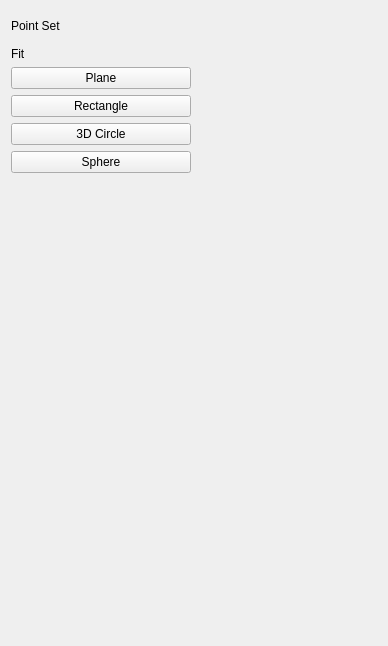
<?xml version="1.0" encoding="UTF-8"?>
<ui version="4.0">
 <class>FittingToolBoxControls</class>
 <widget class="QWidget" name="FittingToolBoxControls">
  <property name="geometry">
   <rect>
    <x>0</x>
    <y>0</y>
    <width>388</width>
    <height>646</height>
   </rect>
  </property>
  <property name="minimumSize">
   <size>
    <width>0</width>
    <height>0</height>
   </size>
  </property>
  <property name="windowTitle">
   <string>QmitkTemplate</string>
  </property>
  <layout class="QGridLayout" name="gridLayout_2">
   <item row="2" column="0">
    <spacer name="verticalSpacer">
     <property name="orientation">
      <enum>Qt::Vertical</enum>
     </property>
     <property name="sizeHint" stdset="0">
      <size>
       <width>20</width>
       <height>40</height>
      </size>
     </property>
    </spacer>
   </item>
   <item row="1" column="0">
    <layout class="QGridLayout" name="gridLayout">
     <item row="0" column="1">
      <widget class="QmitkSingleNodeSelectionWidget" name="widget_PointSetSelector" native="true">
       <property name="minimumSize">
        <size>
         <width>0</width>
         <height>30</height>
        </size>
       </property>
      </widget>
     </item>
     <item row="1" column="0">
      <widget class="QLabel" name="label_2">
       <property name="text">
        <string>Fit</string>
       </property>
      </widget>
     </item>
     <item row="2" column="0">
      <widget class="QPushButton" name="pushButton_Plane">
       <property name="toolTip">
        <string>Do image processing</string>
       </property>
       <property name="text">
        <string>Plane</string>
       </property>
      </widget>
     </item>
     <item row="3" column="0">
      <widget class="QPushButton" name="pushButton_Rectangle">
       <property name="text">
        <string>Rectangle</string>
       </property>
      </widget>
     </item>
     <item row="0" column="0">
      <widget class="QLabel" name="label">
       <property name="text">
        <string>Point Set</string>
       </property>
      </widget>
     </item>
     <item row="4" column="0">
      <widget class="QPushButton" name="pushButton_Circle">
       <property name="text">
        <string>3D Circle</string>
       </property>
      </widget>
     </item>
     <item row="5" column="0">
      <widget class="QPushButton" name="pushButton_Sphere">
       <property name="text">
        <string>Sphere</string>
       </property>
      </widget>
     </item>
    </layout>
   </item>
  </layout>
 </widget>
 <layoutdefault spacing="6" margin="11"/>
 <customwidgets>
  <customwidget>
   <class>QmitkSingleNodeSelectionWidget</class>
   <extends>QWidget</extends>
   <header location="global">QmitkSingleNodeSelectionWidget.h</header>
  </customwidget>
 </customwidgets>
 <resources/>
 <connections/>
</ui>
